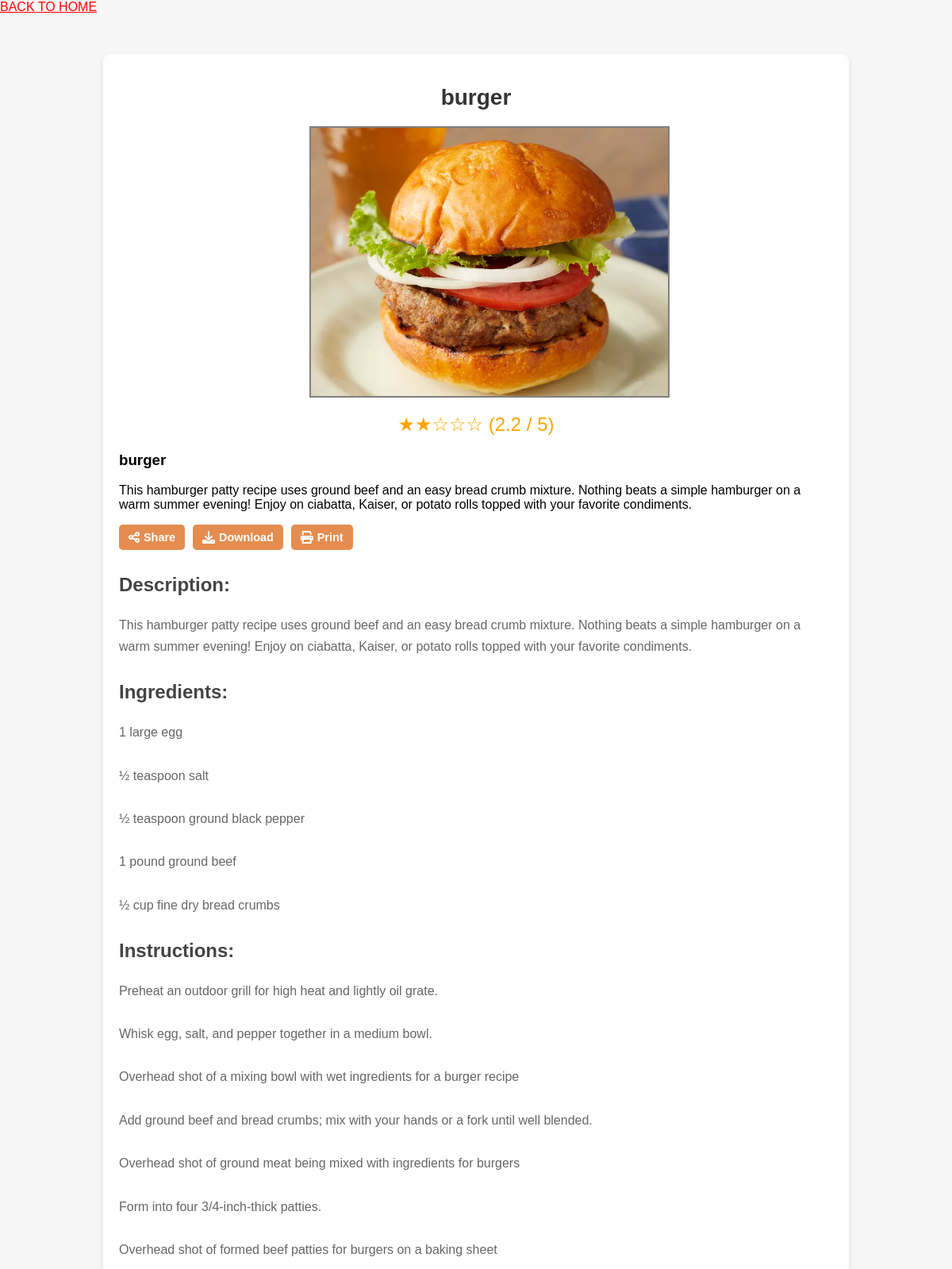
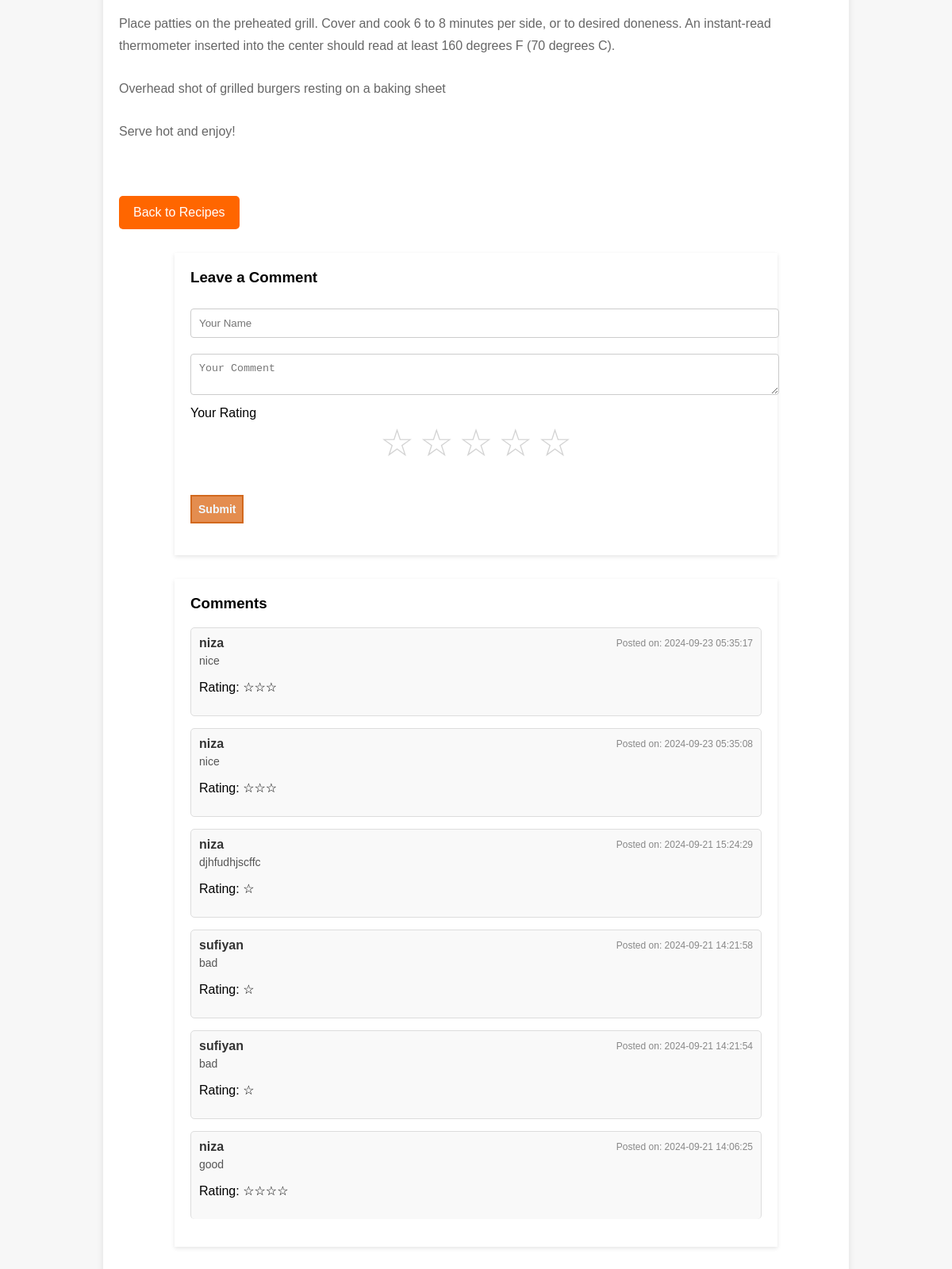
Screenshot of /recipe_detail.php?id=39 with the database file from the repository (2 pictures, top to bottom).
### tables this page shows
CREATE TABLE `recipes` (
  `id` int(11) NOT NULL,
  `title` varchar(255) NOT NULL,
  `description` text DEFAULT NULL,
  `ingredients` text DEFAULT NULL,
  `instructions` text DEFAULT NULL,
  `created_at` timestamp NOT NULL DEFAULT current_timestamp(),
  `category` varchar(50) DEFAULT NULL,
  `image` varchar(255) DEFAULT NULL,
  `rating` int(11) DEFAULT 0,
  `average_rating` float DEFAULT 0,
  `video_url` varchar(255) DEFAULT NULL
);

CREATE TABLE `comments` (
  `id` int(11) NOT NULL,
  `comment` text NOT NULL,
  `created_at` timestamp NOT NULL DEFAULT current_timestamp(),
  `username` varchar(255) NOT NULL,
  `rating` int(11) DEFAULT NULL,
  `recipe_id` int(11) DEFAULT NULL
);

### recipe_detail.php (the view, shortened to what this page needs)
<?php
include 'db_connect.php';
if (isset($_GET['id'])) {
    $recipe_id = $_GET['id'];
    $query = "SELECT * FROM recipes WHERE id = ?";
    $stmt = $conn->prepare($query);
    $stmt->bind_param("i", $recipe_id);
    $stmt->execute();
    $result = $stmt->get_result();
    $recipe = $result->fetch_assoc();
}
?>
<!DOCTYPE html>
<html lang="en">
<head>
</head>
<body>
    <a href="../index.php">BACK TO HOME</a>
<div class="recipe-container">
    <h1><?php echo $recipe['title']; ?></h1>
    <img src="../uploads/<?php echo $recipe['image']; ?>" alt="<?php echo $recipe['title']; ?>">
<div class="rating">
    <?php
    $average_rating = round($recipe['average_rating'], 1);
    echo str_repeat('★', floor($average_rating));
    echo str_repeat('☆', 5 - floor($average_rating));
    ?>
    <span>(<?php echo $average_rating; ?> / 5)</span>
</div>
<div class="recipe-card">
    <h3><?php echo $recipe['title']; ?></h3>
    <p><?php echo $recipe['description']; ?></p>
    <div class="recipe-options">
            <button class="option-btn" onclick="shareRecipe()">
                <i class="fas fa-share-alt"></i> Share
            </button>
            <button class="option-btn" onclick="downloadRecipe()">
                <i class="fas fa-download"></i> Download
            </button>
            <button class="option-btn" onclick="printRecipe()">
                <i class="fas fa-print"></i> Print
            </button>
        </div>
    <div class="recipe-details">
        <h3>Description:</h3>
        <p><?php echo $recipe['description']; ?></p>
        <h3>Ingredients:</h3>
        <p><?php echo nl2br($recipe['ingredients']); ?></p>
        <h3>Instructions:</h3>
        <p><?php echo nl2br($recipe['instructions']); ?></p>
    </div>
    <a href="display_recipes.php" class="back-link">Back to Recipes</a>
</div>
<?php
include 'db_connect.php';
$sql = "SELECT * FROM comments WHERE recipe_id = '$recipe_id' ORDER BY created_at DESC";
$result = $conn->query($sql);
?>
<!DOCTYPE html>
<html lang="en">
<head>
    <link
    href="https://cdnjs.cloudflare.com/ajax/libs/font-awesome/6.0.0-beta3/css/all.min.css"
    rel="stylesheet"/>
</head>
<body>
     <section class="comment-section">
        <h3>Leave a Comment</h3>
        <form action="" method="POST" class="comment-form">
            <input type="text" name="username" id="username" placeholder="Your Name" required>
            <textarea name="comment" id="comment" placeholder="Your Comment" required></textarea>
            <label for="rating">Your Rating</label>
    <div class="rating">
        <input type="radio" name="rating" value="5" id="5"><label for="5">☆</label>
        <input type="radio" name="rating" value="4" id="4"><label for="4">☆</label>
        <input type="radio" name="rating" value="3" id="3"><label for="3">☆</label>
        <input type="radio" name="rating" value="2" id="2"><label for="2">☆</label>
        <input type="radio" name="rating" value="1" id="1"><label for="1">☆</label>
    </div><br>
            <button type="submit">Submit</button>
        </form>
    </section>
   <section class="comment-section">
    <h3>Comments</h3>
    <ul class="comment-list">
        <?php
        if ($result && $result->num_rows > 0) {
            while ($row = $result->fetch_assoc()) {
                echo "<li class='comment-item'>";
                echo "<div class='comment-header'><strong>" . htmlspecialchars($row['username']) . "</strong> <small class='comment-date'>Posted on: " . $row['created_at'] . "</small></div>";
                echo "<p class='comment-content'>" . htmlspecialchars($row['comment']) . "</p>";
                echo '<p>Rating: ' . str_repeat('☆', $row['rating']) . '</p>';
                echo "</li>";
            }
        } else {
            echo "<li class='no-comments'>No comments yet. Be the first to comment!</li>";
        }
        ?>
    </ul>
</section>
</body>
</html>

### recipe_detail.php (style rules this page uses)
body { font-family: 'Arial', sans-serif; background-color: #f7f7f7; margin: 0; padding: 0; }
.recipe-container { max-width: 900px; margin: 50px auto; padding: 20px; background-color: white; box-shadow: 0 4px 8px rgba(0, 0, 0, 0.1); border-radius: 10px; overflow: hidden; }
.recipe-container h1 { font-size: 28px; text-align: center; margin-bottom: 20px; color: #333; }
.recipe-container img { width: 50%; max-height: 400px; object-fit: cover; border:2px solid grey; margin-bottom: 20px; display: block; margin-left: 240px; }
.rating { text-align: center; margin-bottom: 20px; font-size: 24px; color: orange; }
.recipe-details { margin-top: 20px; line-height: 1.7; color: #555; }
.recipe-details h3 { font-size: 24px; margin-bottom: 10px; color: #444; }
.recipe-details p { font-size: 16px; margin-bottom: 20px; color: #666; }
.back-link { display: inline-block; margin-top: 20px; padding: 12px 18px; background-color: #ff6600; color: white; text-decoration: none; font-size: 16px; border-radius: 5px; text-align: center; transition: background-color 0.3s ease; }
a { color: black; }
.comment-section { width: 80%; margin: 20px auto; background-color: white; padding: 20px; box-shadow: 0 2px 5px rgba(0, 0, 0, 0.1); }
.comment-section h3 { margin-top: 0; }
form { margin-bottom: 20px; }
input, textarea { width: 100%; padding: 10px; margin: 10px 0; border: 1px solid #ddd; border-radius: 4px; }
button { cursor:pointer; padding: 8px; border:2px solid chocolate; font-size: 14px; font-weight: 700; background-color: rgb(228, 141, 79); color: aliceblue; }
.comment-section { margin-top: 30px; }
.comment-list { list-style-type: none; padding: 0; margin: 0; }
.comment-item { background-color: #f9f9f9; border: 1px solid #ddd; padding: 15px; margin-bottom: 15px; border-radius: 5px; }
.comment-header { display: flex; justify-content: space-between; align-items: center; margin-bottom: 5px; }
.comment-header strong { font-size: 16px; color: #333; }
.comment-date { font-size: 12px; color: #888; }
.comment-content { font-size: 14px; color: #555; margin: 0; }
.comment-list li { padding: 10px; border-bottom: 1px solid #ddd; }
.comment-list li:last-child { border-bottom: none; }
.comment-section form { margin-bottom: 20px; }
.comment-section input[type="text"], .comment-section textarea { width: 100%; padding: 10px; margin-bottom: 10px; border-radius: 4px; border: 1px solid #ccc; }
.rating label { font-size: 2em; color: lightgray; cursor: pointer; }
.recipe-options { display: flex; gap: 10px; margin-top: 10px; }
.recipe-options button { display: flex; align-items: center; gap: 5px; padding: 8px 12px; background-color: rgb(228, 141, 79); color: #fff; border: none; border-radius: 5px; font-size: 0.9rem; cursor: pointer; transition: background-color 0.3s; }
.recipe-options i { font-size: 1rem; }

### rows the page displays
recipes: title "burger", image+title (picture), average_rating "★★", average_rating "☆☆☆", average_rating "2.2", description "This hamburger patty recipe uses ground beef and an easy bread crumb mixture. Nothing beats a simple hamburger on a warm summer evening! Enjoy on ciabatta, Kaiser, or potato rolls topped with your favorite condiments.", ingredients "1 large egg ½ teaspoon salt ½ teaspoon ground black pepper 1 pound ground beef ½ cup fine dry bread crumbs", instructions "Preheat an outdoor grill for high heat and lightly oil grate. Whisk egg, salt, and pepper together in a medium bowl. Overhead shot of a mixing bowl with wet ingredients for a burger recipe Add ground beef and bread crumbs; mix with your hands or a fork until well blended. Overhead shot of ground meat being mixed with ingredients for burgers Form into four 3/4-inch-thick patties. Overhead shot of formed beef patties for burgers on a baking sheet Place patties on the preheated grill. Cover and cook 6 to 8 minutes per side, or to desired doneness. An instant-read thermometer inserted into the center should read at least 160 degrees F (70 degrees C). Overhead shot of grilled burgers resting on…"
comments: username "niza", created_at "2024-09-23 05:35:17", comment "nice", rating "☆☆☆"
comments: username "niza", created_at "2024-09-23 05:35:08", comment "nice", rating "☆☆☆"
comments: username "niza", created_at "2024-09-21 15:24:29", comment "djhfudhjscffc", rating "☆"
comments: username "sufiyan", created_at "2024-09-21 14:21:58", comment "bad", rating "☆"
comments: username "sufiyan", created_at "2024-09-21 14:21:54", comment "bad", rating "☆"
comments: username "niza", created_at "2024-09-21 14:06:25", comment "good", rating "☆☆☆☆"
